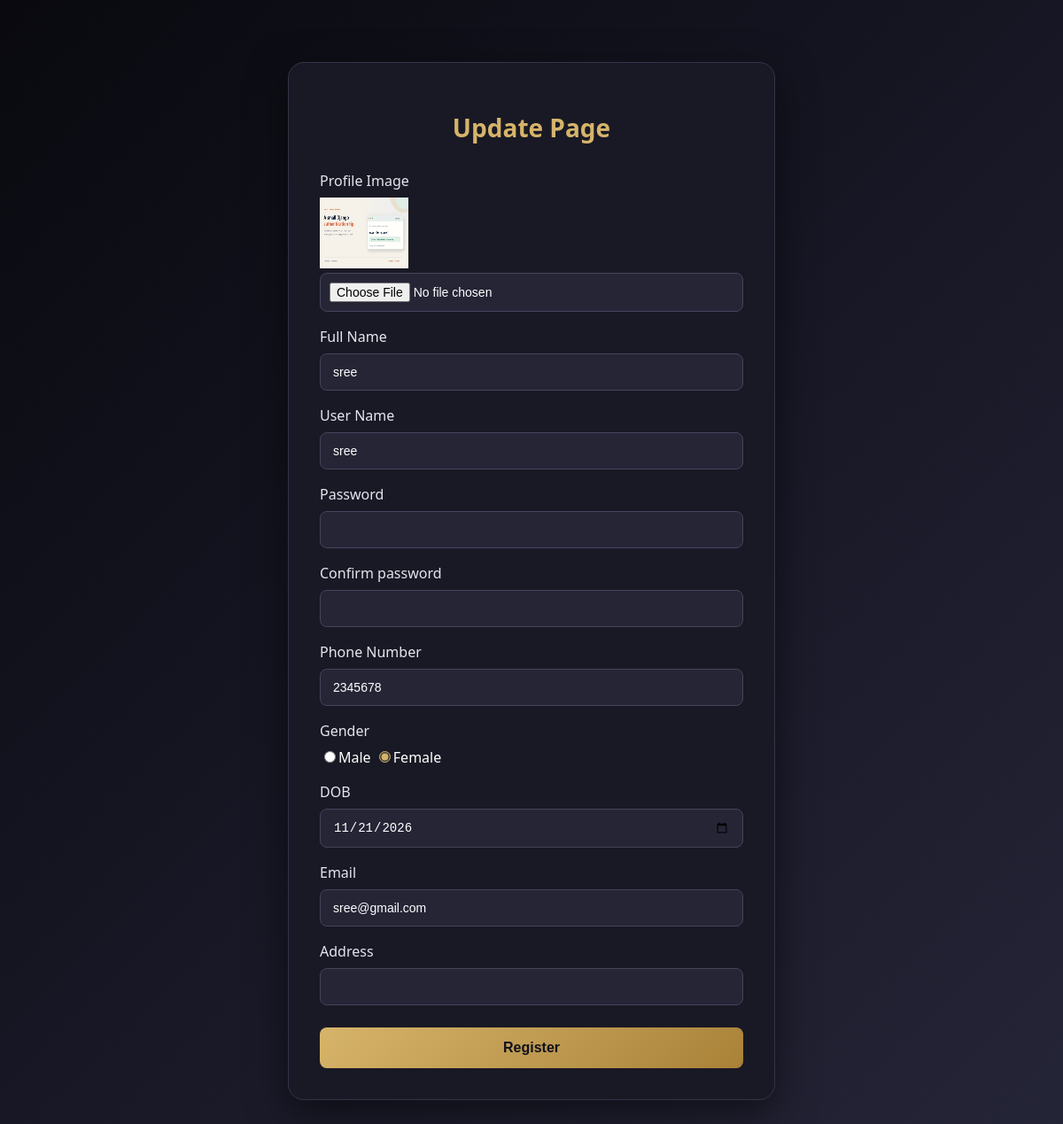
The page /update/3/ on the database its author committed.
### myapp/models.py (models this page shows, shortened)
class RegisterModel(models.Model):
    profile=models.ImageField(upload_to="profile_image/")
    full_name=models.CharField(max_length=50)
    user_name=models.CharField(max_length=30)
    number=models.IntegerField()
    choose=[
        ("Male","Male"),
        ("Female","Female")
    ]
    gender=models.CharField(max_length=30)
    dob=models.DateField()
    email=models.EmailField()
    password=models.CharField(max_length=20)

### myapp/views.py (the view, shortened to what this page needs)
# urls.py: path("update/<int:pk>/",views.update,name="update"),
def update(request,pk):
    data=RegisterModel.objects.get(id=pk)
    return render(request,"update.html" ,{"data":data})

### myapp/templates/update.html (shortened to what this page needs)
{% load static %}
<!DOCTYPE html>
<html lang="en">
<head>
    <link rel="stylesheet" href="{% static 'css/register.css' %}">
</head>
<body>
    <div class="container">
        <form  method="POST" enctype="multipart/form-data">
        <h1>Update Page</h1>
        <label for="">Profile Image</label>
        <img style="width: 100px; height: 80px;" src="{{ data.profile.url }}" alt="">
        <input type="file" name="profile" value="{{ data.profile.url }}"> <br>
        <label for="">Full Name</label>
        <input type="text" placeholder="Enter your full name" value="{{ data.full_name }}" name="full_name">
        <br>
        <label for="">User Name</label>
        <input type="text" placeholder="username"  value="{{ data.user_name }}" name="user_name">
        <br>
        <label for="">Password</label>
        <input type="password"  name="password">
        <br>
        <label for="">Confirm password</label>
        <input type="password" value="{{ data.confirm_password }}" name="confirm_password">
        <label for="">Phone Number</label>
        <input type="number" value="{{ data.number }}" name="number">
        <br>
        <label for="">Gender</label>
        <input type="radio" name="gender"  value="Male" {% if data.gender == 'Male' %}  checked {% endif %}>Male
        <input type="radio" name="gender" value="Female" {% if data.gender == 'Female' %}  checked {% endif %}>Female
        <br>
        <label for="">DOB</label>
        <input type="date"  value="{{ data.dob|date:'Y-m-d' }}" name="dob">
        <br>
        <label for="">Email</label>
        <input type="email"  value="{{ data.email }}" name="email">
        <br>
        <label for="">Address</label>
        <input type="text" value="{{ data.address }}" name="address">
        <br>
        <button type="submit">Register</button>
       </form>
    </div>
</body>
</html>

### myapp/static/css/register.css (style rules this page uses)
* { box-sizing: border-box; }
body { margin: 0; padding: 40px 15px; min-height: 100vh; font-family: 'Segoe UI', sans-serif; background: linear-gradient(135deg, #09090f, #171725, #252538); color: #ffffff; }
.container { background: #191925; max-width: 550px; margin: 30px auto; padding: 35px; border-radius: 18px; border: 1px solid #343449; box-shadow: 0 15px 45px rgba(0,0,0,0.5); }
h1 { text-align: center; color: #d6b46a; font-size: 28px; margin-bottom: 30px; }
label { display: block; margin-top: 17px; margin-bottom: 8px; color: #e5e5ee; font-weight: 500; }
input, select, textarea { width: 100%; padding: 12px 14px; background: #252536; color: white; border: 1px solid #44445c; border-radius: 8px; outline: none; font-size: 14px; transition: 0.3s; }
input[type="file"] { padding: 10px; }
input[type="radio"] { width: auto; accent-color: #d6b46a; }
button, input[type="submit"] { width: 100%; margin-top: 25px; padding: 14px; background: linear-gradient(135deg, #d6b46a, #a98238); color: #11111a; border: none; border-radius: 8px; font-size: 16px; font-weight: bold; cursor: pointer; transition: 0.3s; }

### rows shown on the page
RegisterModel: profile (picture), full_name "sree", user_name "sree", number "2345678", gender "☑", dob "11/21/2026", email "sree@gmail.com"
